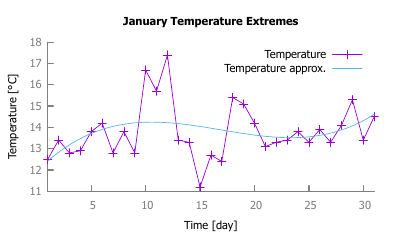

Here is the gnuplot script that generated this plot:
set terminal pdfcairo enhanced color font "sans,6" fontscale 1.0 linewidth 1 rounded dashlength 1 background "white" size 10cm,6cm 
set encoding utf8
set samples 100

set output "cv1.pdf"

#definovani barvy os
set style line 80 linetype 1 linecolor "#808080" linewidth 2 
set border 3 back linestyle 80



set xtics nomirror
set ytics nomirror

set title "January Temperature Extremes" font "sans-Bold"
set xlabel "Time [day]"
set ylabel "Temperature [°C]"

#set key outside bottom right Left title "Probes:" enhanced font "sans-Italic" #reverse box

set xrange [1:31]
#set yrange [0:50]

#set style line 1 lt rgb "#A00000" lw 2 pt 1

#plot "data_temp.txt" index 0 title "Temperatures" w lp ls 1, \
#"" index 1 title "Inside" with lines

f(x) = a + b*x + c*x**2 + d*x**3
fit f(x) "data_temp.txt" using 1:2 via a,b,c,d

plot "data_temp.txt" index 0 title "Temperature" w lp ls 1, \
"" index 1 title "Temperature" with lines, f(x) title "Temperature approx."